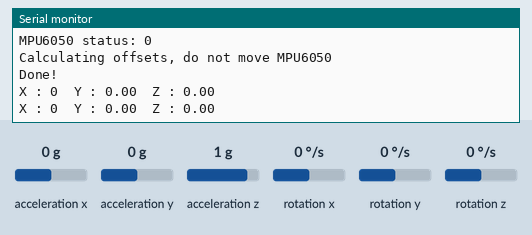
The sketch below on a simulated Arduino Uno, built with avr-gcc and run on an emulated ATmega328P. Shown: the last lines printed to the serial monitor. Inputs (shaded band) come from the test bench; at power-on: acceleration x 0 g, acceleration y 0 g, acceleration z 1 g, rotation z 0 °/s, rotation x 0 °/s, rotation y 0 °/s.

Above: at 3.2 s.
3.3 s: acceleration x set to -1.4 g
At 4.6 s:
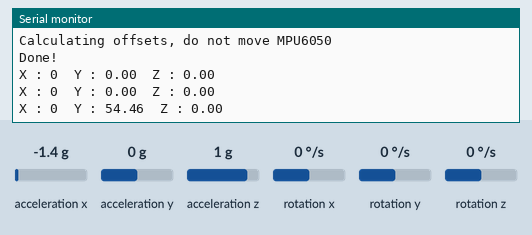
4.8 s: acceleration y set to -1.4 g
At 5.8 s:
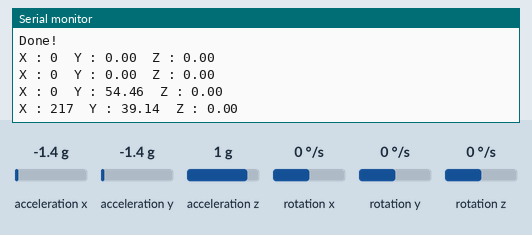
6.3 s: acceleration z set to -1.4 g
At 7.6 s:
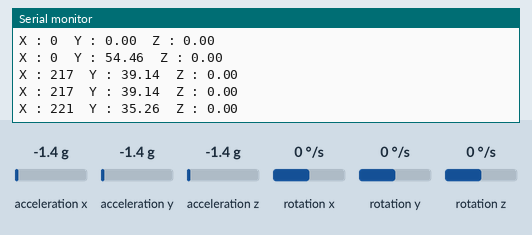
7.8 s: rotation z set to -192 °/s
At 8.8 s:
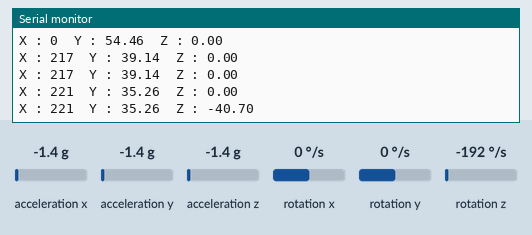
Timing chart, 0 to 10.3 s (numbered marks = the images above; inputs shaded):
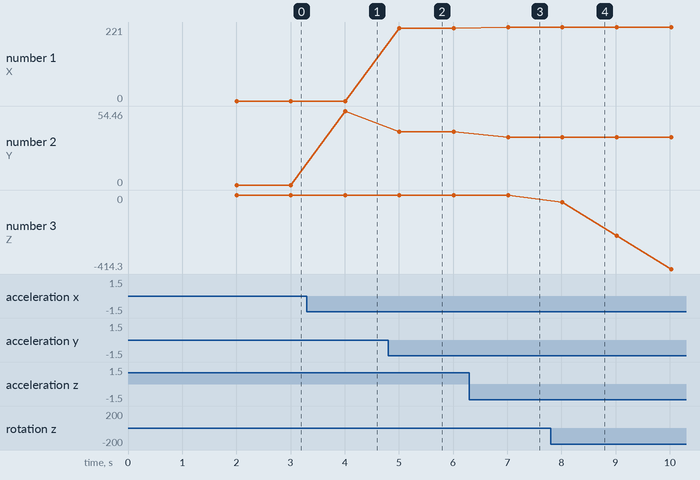

The sketch:

gyro.ino
```cpp
// (licence header left out)
 //A5 SCL
 //A4 SDA

#include "Wire.h"
#include <MPU6050_light.h>

MPU6050 mpu(Wire);
unsigned long timer = 0;

void setup() {
  Serial.begin(115200);
  beginGyro();
}

void loop() {
  mpu.update();

  if((millis()-timer)>1000){ // print data every 10ms
	Serial.print("X : ");
	Serial.print((byte) mpu.getAngleX());
	Serial.print("\tY : ");
	Serial.print(mpu.getAngleY());
	Serial.print("\tZ : ");
	Serial.println(mpu.getAngleZ());
	timer = millis();
  }
}

void beginGyro() {
  Wire.begin();

  byte status = mpu.begin();
  Serial.print(F("MPU6050 status: "));
  Serial.println(status);
  while(status!=0){ } // stop everything if could not connect to MPU6050

  Serial.println(F("Calculating offsets, do not move MPU6050"));
  delay(1000);
  // mpu.upsideDownMounting = true; // uncomment this line if the MPU6050 is mounted upside-down
  mpu.calcOffsets(); // gyro and accelero
  Serial.println("Done!\n");
}
```

Measured:
- after the input at 3.3 s, the serial monitor: prints a new line after 0.71 s (image 1)
- after the input at 4.8 s, the serial monitor: prints a new line after 0.21 s (image 2)
- after the input at 6.3 s, the serial monitor: prints a new line after 0.72 s (image 3)
- after the input at 7.8 s, the serial monitor: prints a new line after 0.22 s (image 4)
- plotted number 1: 0 → 217 after the input at 4.8 s, 217 → 221 after the input at 6.3 s
- plotted number 2: 0 → 54.46 after the input at 3.3 s, 54.46 → 39.14 after the input at 4.8 s, 39.14 → 35.26 after the input at 6.3 s
- plotted number 3: 0 → -414.3 after the input at 7.8 s
